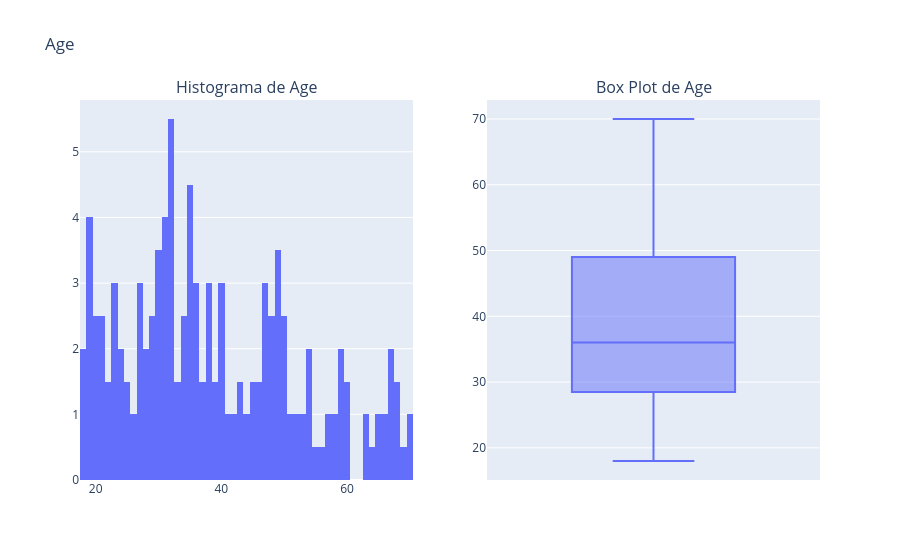
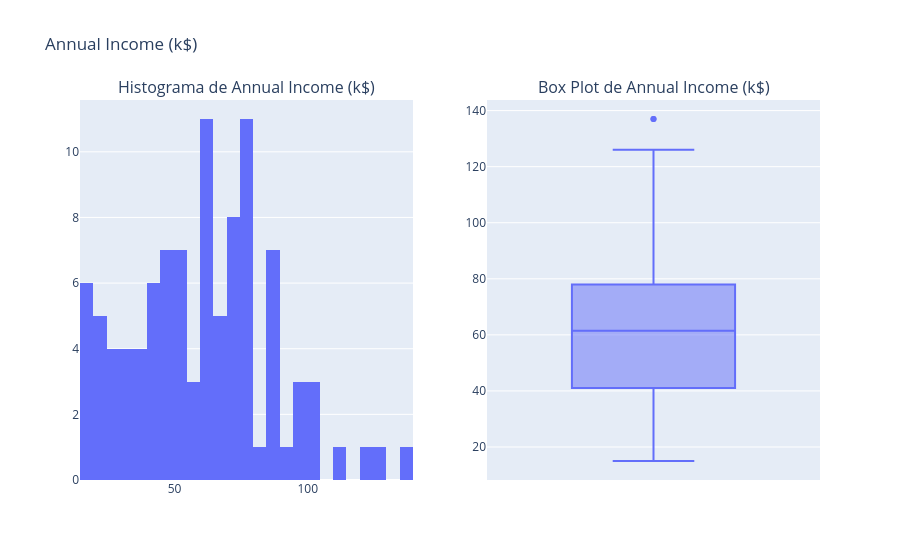
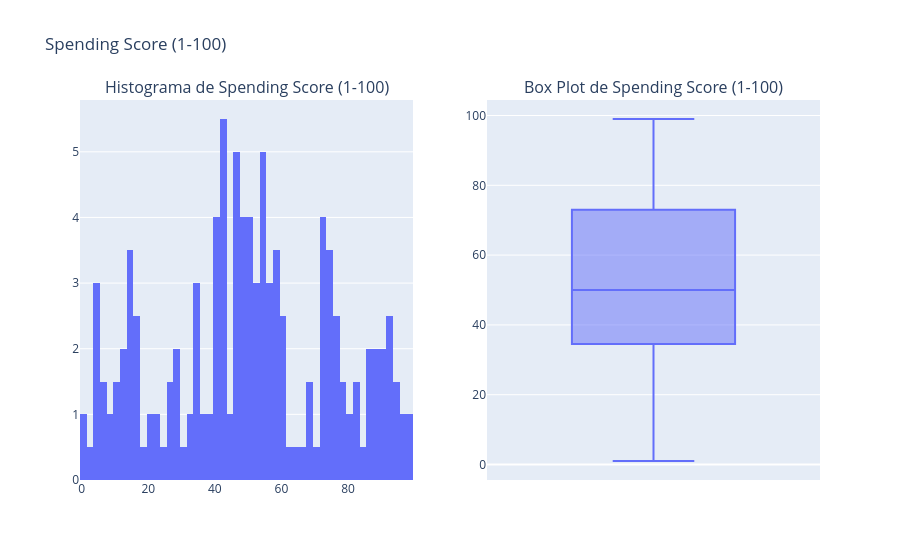
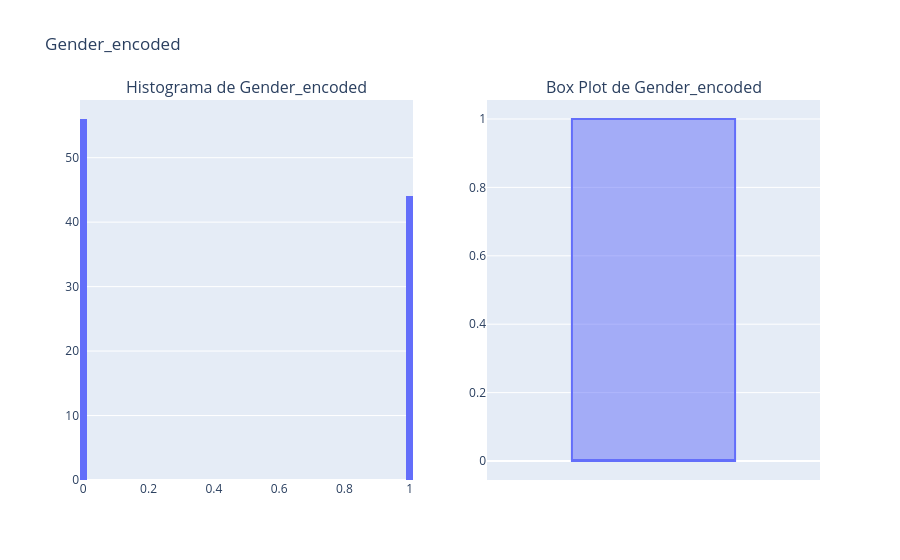

Notebook code cell kept with these figures, in order:
### Code cell
for campo in df.columns:
    fig = make_subplots(rows=1, cols=2, subplot_titles=[f'Histograma de {campo}', f'Box Plot de {campo}'])
    fig.add_trace(
        px.histogram(df, x=campo, histnorm="percent", nbins=60).data[0],
        row=1, col=1
    )
    fig.add_trace(
        px.box(df, y=campo).data[0],
        row=1, col=2
    )
    fig.update_layout(title_text=f'{campo}', showlegend=False)
    fig.show()

### Figure 1 — Plotly figure (JSON) as saved in the notebook; plotly's stock layout.template omitted (floating-point values rounded to 4 significant figures; data arrays with more than 128 entries replaced by an {"elided": "..."} marker saying what was removed)
{"data": [{"bingroup": "x", "histnorm": "percent", "hovertemplate": "Age=%{x}<br>percent=%{y}<extra></extra>", "legendgroup": "", "marker": {"color": "#636efa", "pattern": {"shape": ""}}, "name": "", "nbinsx": 60, "orientation": "v", "showlegend": false, "type": "histogram", "x": {"elided": "200 int values"}, "xaxis": "x", "yaxis": "y"}, {"alignmentgroup": "True", "hovertemplate": "Age=%{y}<extra></extra>", "legendgroup": "", "marker": {"color": "#636efa"}, "name": "", "notched": false, "offsetgroup": "", "orientation": "v", "showlegend": false, "type": "box", "x0": " ", "xaxis": "x2", "y": {"elided": "200 int values"}, "y0": " ", "yaxis": "y2"}], "layout": {"annotations": [{"font": {"size": 16}, "showarrow": false, "text": "Histograma de Age", "x": 0.225, "xanchor": "center", "xref": "paper", "y": 1, "yanchor": "bottom", "yref": "paper"}, {"font": {"size": 16}, "showarrow": false, "text": "Box Plot de Age", "x": 0.775, "xanchor": "center", "xref": "paper", "y": 1, "yanchor": "bottom", "yref": "paper"}], "showlegend": false, "title": {"text": "Age"}, "xaxis": {"anchor": "y", "domain": [0, 0.45]}, "xaxis2": {"anchor": "y2", "domain": [0.55, 1]}, "yaxis": {"anchor": "x", "domain": [0, 1]}, "yaxis2": {"anchor": "x2", "domain": [0, 1]}}}

### Figure 2 — Plotly figure (JSON) as saved in the notebook; plotly's stock layout.template omitted (floating-point values rounded to 4 significant figures; data arrays with more than 128 entries replaced by an {"elided": "..."} marker saying what was removed)
{"data": [{"bingroup": "x", "histnorm": "percent", "hovertemplate": "Annual Income (k$)=%{x}<br>percent=%{y}<extra></extra>", "legendgroup": "", "marker": {"color": "#636efa", "pattern": {"shape": ""}}, "name": "", "nbinsx": 60, "orientation": "v", "showlegend": false, "type": "histogram", "x": {"elided": "200 int values"}, "xaxis": "x", "yaxis": "y"}, {"alignmentgroup": "True", "hovertemplate": "Annual Income (k$)=%{y}<extra></extra>", "legendgroup": "", "marker": {"color": "#636efa"}, "name": "", "notched": false, "offsetgroup": "", "orientation": "v", "showlegend": false, "type": "box", "x0": " ", "xaxis": "x2", "y": {"elided": "200 int values"}, "y0": " ", "yaxis": "y2"}], "layout": {"annotations": [{"font": {"size": 16}, "showarrow": false, "text": "Histograma de Annual Income (k$)", "x": 0.225, "xanchor": "center", "xref": "paper", "y": 1, "yanchor": "bottom", "yref": "paper"}, {"font": {"size": 16}, "showarrow": false, "text": "Box Plot de Annual Income (k$)", "x": 0.775, "xanchor": "center", "xref": "paper", "y": 1, "yanchor": "bottom", "yref": "paper"}], "showlegend": false, "title": {"text": "Annual Income (k$)"}, "xaxis": {"anchor": "y", "domain": [0, 0.45]}, "xaxis2": {"anchor": "y2", "domain": [0.55, 1]}, "yaxis": {"anchor": "x", "domain": [0, 1]}, "yaxis2": {"anchor": "x2", "domain": [0, 1]}}}

### Figure 3 — Plotly figure (JSON) as saved in the notebook; plotly's stock layout.template omitted (floating-point values rounded to 4 significant figures; data arrays with more than 128 entries replaced by an {"elided": "..."} marker saying what was removed)
{"data": [{"bingroup": "x", "histnorm": "percent", "hovertemplate": "Spending Score (1-100)=%{x}<br>percent=%{y}<extra></extra>", "legendgroup": "", "marker": {"color": "#636efa", "pattern": {"shape": ""}}, "name": "", "nbinsx": 60, "orientation": "v", "showlegend": false, "type": "histogram", "x": {"elided": "200 int values"}, "xaxis": "x", "yaxis": "y"}, {"alignmentgroup": "True", "hovertemplate": "Spending Score (1-100)=%{y}<extra></extra>", "legendgroup": "", "marker": {"color": "#636efa"}, "name": "", "notched": false, "offsetgroup": "", "orientation": "v", "showlegend": false, "type": "box", "x0": " ", "xaxis": "x2", "y": {"elided": "200 int values"}, "y0": " ", "yaxis": "y2"}], "layout": {"annotations": [{"font": {"size": 16}, "showarrow": false, "text": "Histograma de Spending Score (1-100)", "x": 0.225, "xanchor": "center", "xref": "paper", "y": 1, "yanchor": "bottom", "yref": "paper"}, {"font": {"size": 16}, "showarrow": false, "text": "Box Plot de Spending Score (1-100)", "x": 0.775, "xanchor": "center", "xref": "paper", "y": 1, "yanchor": "bottom", "yref": "paper"}], "showlegend": false, "title": {"text": "Spending Score (1-100)"}, "xaxis": {"anchor": "y", "domain": [0, 0.45]}, "xaxis2": {"anchor": "y2", "domain": [0.55, 1]}, "yaxis": {"anchor": "x", "domain": [0, 1]}, "yaxis2": {"anchor": "x2", "domain": [0, 1]}}}

### Figure 4 — Plotly figure (JSON) as saved in the notebook; plotly's stock layout.template omitted (floating-point values rounded to 4 significant figures; data arrays with more than 128 entries replaced by an {"elided": "..."} marker saying what was removed)
{"data": [{"bingroup": "x", "histnorm": "percent", "hovertemplate": "Gender_encoded=%{x}<br>percent=%{y}<extra></extra>", "legendgroup": "", "marker": {"color": "#636efa", "pattern": {"shape": ""}}, "name": "", "nbinsx": 60, "orientation": "v", "showlegend": false, "type": "histogram", "x": {"elided": "200 int values"}, "xaxis": "x", "yaxis": "y"}, {"alignmentgroup": "True", "hovertemplate": "Gender_encoded=%{y}<extra></extra>", "legendgroup": "", "marker": {"color": "#636efa"}, "name": "", "notched": false, "offsetgroup": "", "orientation": "v", "showlegend": false, "type": "box", "x0": " ", "xaxis": "x2", "y": {"elided": "200 int values"}, "y0": " ", "yaxis": "y2"}], "layout": {"annotations": [{"font": {"size": 16}, "showarrow": false, "text": "Histograma de Gender_encoded", "x": 0.225, "xanchor": "center", "xref": "paper", "y": 1, "yanchor": "bottom", "yref": "paper"}, {"font": {"size": 16}, "showarrow": false, "text": "Box Plot de Gender_encoded", "x": 0.775, "xanchor": "center", "xref": "paper", "y": 1, "yanchor": "bottom", "yref": "paper"}], "showlegend": false, "title": {"text": "Gender_encoded"}, "xaxis": {"anchor": "y", "domain": [0, 0.45]}, "xaxis2": {"anchor": "y2", "domain": [0.55, 1]}, "yaxis": {"anchor": "x", "domain": [0, 1]}, "yaxis2": {"anchor": "x2", "domain": [0, 1]}}}
